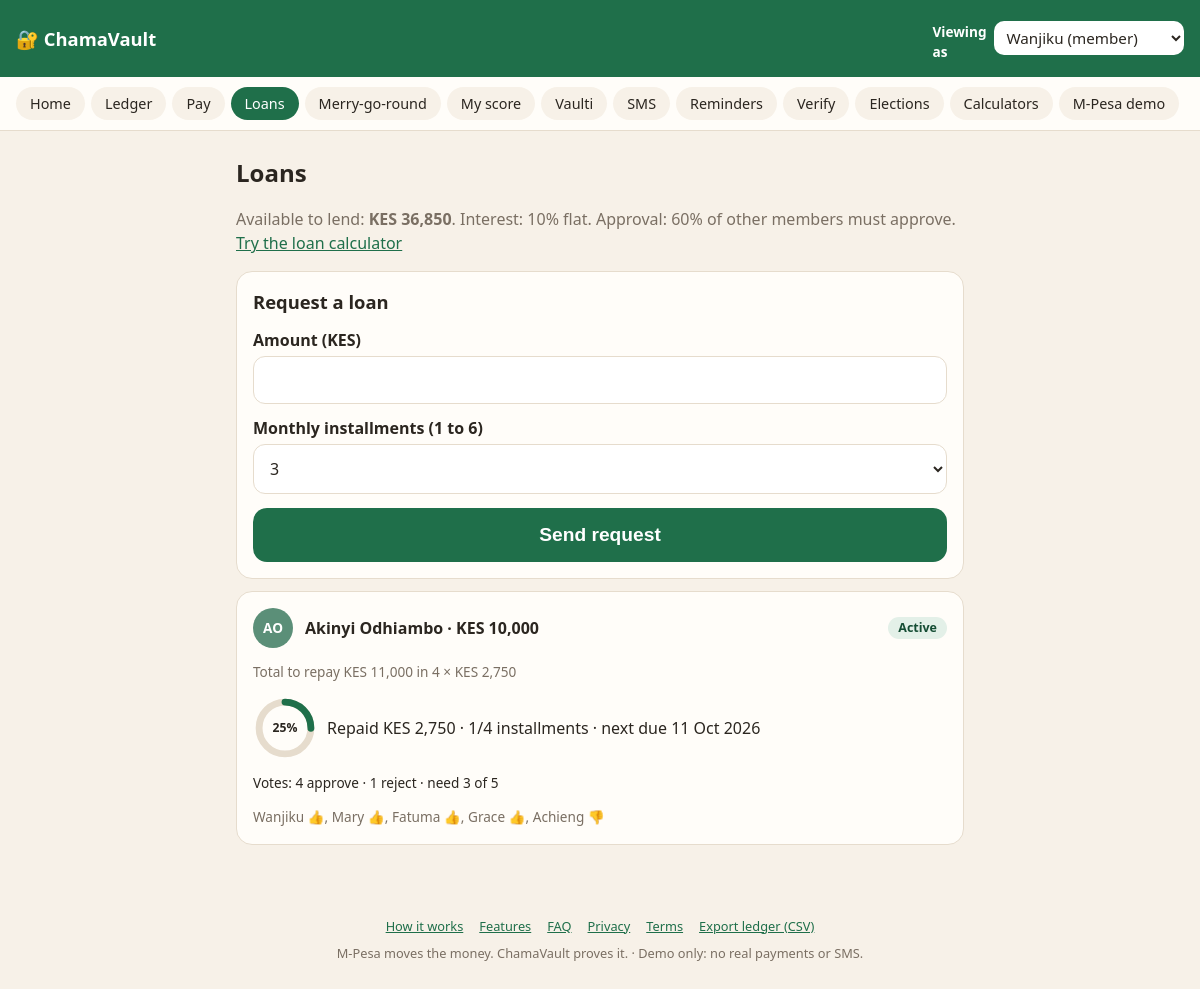
Page /loans on the committed database.
### app/models.py (models this page shows)
class Chama(db.Model):
    id = db.Column(db.Integer, primary_key=True)
    name = db.Column(db.String(80), nullable=False)
    monthly_amount = db.Column(db.Integer, nullable=False)       # KES
    goal_amount = db.Column(db.Integer, nullable=False)          # KES
    due_day = db.Column(db.Integer, nullable=False)              # day of month, 1-28
    penalty_per_day = db.Column(db.Integer, nullable=False)      # KES per day late
    loan_approval_pct = db.Column(db.Integer, nullable=False)    # % of voters who must approve
    loan_interest_pct = db.Column(db.Integer, nullable=False)    # flat: total % of principal; reducing: % per month
    loan_interest_type = db.Column(db.String(10), nullable=False, default="flat")      # flat|reducing
    loan_approval_mode = db.Column(db.String(10), nullable=False, default="vote")      # vote|officer
    require_guarantor = db.Column(db.Boolean, nullable=False, default=False)
    rotation_amount = db.Column(db.Integer, nullable=False, default=0)   # merry-go-round: KES per member per month (0 = off)
    rotation_start = db.Column(db.String(7))                             # "YYYY-MM" of the first cycle
    members = db.relationship("Member", backref="chama", order_by="Member.id")

class Member(db.Model):
    id = db.Column(db.Integer, primary_key=True)
    chama_id = db.Column(db.ForeignKey("chama.id"), nullable=False)
    name = db.Column(db.String(80), nullable=False)
    phone = db.Column(db.String(15), unique=True, nullable=False)  # 2547XXXXXXXX
    role = db.Column(db.String(12), nullable=False, default="member")
    pin_hash = db.Column(db.String(255), nullable=False)
    credit_score = db.Column(db.Integer, nullable=False, default=500)
    streak = db.Column(db.Integer, nullable=False, default=0)      # on-time contribution streak
    @property
    def first_name(self):
        return self.name.split()[0]

class Loan(db.Model):
    id = db.Column(db.Integer, primary_key=True)
    chama_id = db.Column(db.ForeignKey("chama.id"), nullable=False)
    member_id = db.Column(db.ForeignKey("member.id"), nullable=False)
    principal = db.Column(db.Integer, nullable=False)
    total_due = db.Column(db.Integer, nullable=False)          # principal + flat interest
    installments = db.Column(db.Integer, nullable=False)
    installment_amount = db.Column(db.Integer, nullable=False)
    guarantor_id = db.Column(db.ForeignKey("member.id"))
    guarantor_ok = db.Column(db.Boolean, nullable=False, default=True)   # guarantor has accepted (or none needed)
    installments_paid = db.Column(db.Integer, nullable=False, default=0)
    repaid = db.Column(db.Integer, nullable=False, default=0)
    status = db.Column(db.String(10), nullable=False, default="pending")  # pending|rejected|approved|active|repaid|defaulted
    requested_at = db.Column(db.DateTime, nullable=False, default=now_utc)
    paid_out_at = db.Column(db.DateTime)
    member = db.relationship("Member", foreign_keys=[member_id])
    guarantor = db.relationship("Member", foreign_keys=[guarantor_id])
    votes = db.relationship("LoanVote", backref="loan")

class LoanVote(db.Model):
    __table_args__ = (db.UniqueConstraint("loan_id", "member_id"),)
    id = db.Column(db.Integer, primary_key=True)
    loan_id = db.Column(db.ForeignKey("loan.id"), nullable=False)
    member_id = db.Column(db.ForeignKey("member.id"), nullable=False)
    approve = db.Column(db.Boolean, nullable=False)
    created_at = db.Column(db.DateTime, nullable=False, default=now_utc)
    member = db.relationship("Member")

### app/routes/loans_routes.py (the view)
@bp.route("/loans")
def loans():
    chama = g.viewer.chama
    rows = Loan.query.filter_by(chama_id=chama.id).order_by(Loan.id.desc()).all()
    cards = [{"loan": l, "votes": vote_summary(l),
              "voted": any(v.member_id == g.viewer.id for v in l.votes),
              "due": next_due(l) if l.status == "active" else None} for l in rows]
    return render_template("loans.html", cards=cards, pool=available_pool(chama.id),
                           others=[m for m in chama.members if m.id != g.viewer.id])

### app/auth.py (called while the page is built)
def load_viewer():
    member = db.session.get(Member, session.get("viewer_id") or 0)
    if member is None:
        member = Member.query.filter_by(role="member").order_by(Member.id).first() or Member.query.first()
    g.viewer = member

### app/charts.py (called while the page is built)
def ring(pct, size=84) -> Markup:
    pct = max(0, min(100, pct))
    c = 2 * math.pi * 34
    return Markup(
        f'<svg viewBox="0 0 84 84" width="{size}" height="{size}" role="img" aria-label="{pct}% repaid">'
        f'<circle cx="42" cy="42" r="34" fill="none" stroke-width="9" style="stroke:var(--line)"/>'
        f'<circle cx="42" cy="42" r="34" fill="none" stroke-width="9" stroke-linecap="round" style="stroke:var(--green)" '
        f'stroke-dasharray="{pct / 100 * c:.1f} {c:.1f}" transform="rotate(-90 42 42)"/>'
        f'<text x="42" y="47" text-anchor="middle" style="fill:var(--ink);font-size:16px;font-weight:800">{pct}%</text></svg>')

def initials(name: str) -> str:
    return "".join(w[0] for w in name.split()[:2]).upper()

def avatar_color(member_id: int) -> str:
    return ["#1f6f4a", "#c4573a", "#b7791f", "#3f7f9a", "#7a5c8f", "#5b8f78"][member_id % 6]

### app/ledger.py (called while the page is built)
def last_entry(chama_id):
    return (LedgerEntry.query.filter_by(chama_id=chama_id)
            .order_by(LedgerEntry.id.desc()).first())

def pool_balance(chama_id) -> int:
    last = last_entry(chama_id)
    return last.running_balance if last else 0

### app/loans.py (called while the page is built)
def available_pool(chama_id):
    return pool_balance(chama_id) - rotation.held(chama_id)

def vote_summary(loan) -> dict:
    chama = loan.member.chama
    eligible = len(chama.members) - 1                      # the borrower cannot vote
    needed = math.ceil(chama.loan_approval_pct * eligible / 100)
    yes = sum(1 for v in loan.votes if v.approve)
    no = len(loan.votes) - yes
    return {"eligible": eligible, "needed": needed, "yes": yes, "no": no}

def next_due(loan):
    return local_date(loan.paid_out_at) + timedelta(days=30 * (loan.installments_paid + 1))

### app/rotation.py (called while the page is built)
def held(chama_id) -> int:
    rows = db.session.query(db.func.coalesce(db.func.sum(LedgerEntry.amount), 0)).filter(
        LedgerEntry.chama_id == chama_id, LedgerEntry.type.in_(("rotation", "rotation_payout"))).scalar()
    return int(rows)

### app/timeutil.py (called while the page is built)
def to_nairobi(dt: datetime) -> datetime:
    return dt.replace(tzinfo=timezone.utc).astimezone(NAIROBI)

def local_date(dt: datetime) -> date:
    return to_nairobi(dt).date()

def kes(n: int) -> str:
    return f"KES {n:,}"

### app/templates/loans.html (shortened to what this page needs)
{% extends "base.html" %}
{% block content %}
<h1>Loans</h1>
<p class="muted">Available to lend: <strong>{{ pool|kes }}</strong>.
  Interest: {{ chama.loan_interest_pct }}% {{ 'flat' if chama.loan_interest_type == 'flat' else 'per month on the reducing balance' }}.
  Approval: {{ 'treasurer decides' if chama.loan_approval_mode == 'officer' else chama.loan_approval_pct ~ '% of other members must approve' }}.
  <a href="{{ url_for('info.tools') }}">Try the loan calculator</a></p>
<form method="post" action="{{ url_for('loans.request_') }}" class="card" autocomplete="off">
  <h2>Request a loan</h2>
  <label for="amount">Amount (KES)</label><input id="amount" name="amount" inputmode="numeric" required>
  <label for="installments">Monthly installments (1 to 6)</label>
  <select id="installments" name="installments">{% for n in range(1, 7) %}<option value="{{ n }}" {{ 'selected' if n == 3 }}>{{ n }}</option>{% endfor %}</select>
  <button class="btn block" style="margin-top:14px">Send request</button>
</form>
{% for c in cards %}{% set l = c.loan %}
<article class="card">
  <div class="row" style="justify-content: space-between">
    <div class="who"><span class="avatar" style="background: {{ avatar_color(l.member_id) }}">{{ initials(l.member.name) }}</span><strong>{{ l.member.name }} · {{ l.principal|kes }}</strong></div>
    <span class="badge {{ {'active':'good','repaid':'good','approved':'good','pending':'pending','rejected':'bad','defaulted':'bad'}[l.status] }}">{{ l.status|capitalize }}</span>
  </div>
  <p class="small muted">Total to repay {{ l.total_due|kes }} in {{ l.installments }} × {{ l.installment_amount|kes }}
    {% if l.guarantor %}· guarantor {{ l.guarantor.first_name }} {{ '✓' if l.guarantor_ok else '(waiting)' }}{% endif %}</p>
  {% if l.status == 'active' %}
    <div class="row">{{ charts.ring((l.repaid * 100 / l.total_due)|round|int, 64) }}
      <p>Repaid {{ l.repaid|kes }} · {{ l.installments_paid }}/{{ l.installments }} installments · next due {{ c.due.strftime('%d %b %Y') }}</p></div>
  {% endif %}
  {% if chama.loan_approval_mode == 'vote' %}
  <p class="small">Votes: {{ c.votes.yes }} approve · {{ c.votes.no }} reject · need {{ c.votes.needed }} of {{ c.votes.eligible }}</p>
  {% if l.votes %}<div class="small muted">{% for v in l.votes %}{{ v.member.first_name }} {{ '👍' if v.approve else '👎' }}{{ ', ' if not loop.last }}{% endfor %}</div>{% endif %}
  {% endif %}
</article>
{% endfor %}
{% endblock %}

### app/static/css/style.css (style rules this page uses)
:root { --green: #1f6f4a; --green-dark: #154d34; --green-soft: #e3f0e8; --terra: #c4573a; --terra-soft: #f8e4dc; --amber: #b7791f; --amber-soft: #fbf0d8; --bg: #f7f1e8; --card: #fffdf9; --ink: #2b2620; --muted: #7a6f63; --line: #e6dccd; --radius: 16px; }
* { box-sizing: border-box; }
body { margin: 0; background: var(--bg); color: var(--ink); font: 16px/1.5 system-ui, -apple-system, "Segoe UI", Roboto, sans-serif; }
a { color: var(--green); }
h1 { font-size: 1.5rem; margin: 8px 0 12px; }
h2 { font-size: 1.15rem; margin: 0 0 8px; }
.muted { color: var(--muted); }
.small { font-size: .85rem; }
.card { background: var(--card); border: 1px solid var(--line); border-radius: var(--radius); padding: 16px; margin: 12px 0; }
.btn { display: inline-block; border: 0; border-radius: 14px; padding: 12px 20px; font-size: 1rem; font-weight: 700; background: var(--green); color: #fff; text-decoration: none; cursor: pointer; text-align: center; }
.btn.block { display: block; width: 100%; font-size: 1.2rem; padding: 16px; }
.badge { display: inline-block; padding: 2px 10px; border-radius: 999px; font-size: .78rem; font-weight: 700; background: var(--bg); }
.badge.good { background: var(--green-soft); color: var(--green-dark); }
.row { display: flex; gap: 10px; flex-wrap: wrap; align-items: center; }
label { display: block; font-weight: 600; margin: 12px 0 4px; }
input, select, textarea { width: 100%; padding: 12px; font-size: 1rem; border: 1.5px solid var(--line); border-radius: 12px; background: #fff; color: var(--ink); font-family: inherit; }
.avatar { width: 40px; height: 40px; border-radius: 50%; color: #fff; display: inline-flex; align-items: center; justify-content: center; font-weight: 700; font-size: .85rem; flex: none; }
.who { display: flex; align-items: center; gap: 12px; min-width: 0; }

### rows in the picture
Chama: loan_interest_pct "10", loan_interest_type "flat", loan_approval_mode+loan_approval_pct "60% of other members must approve"
Member: name "AO", member.name "Akinyi Odhiambo"
Loan: principal|kes "KES 10,000", status "Active", total_due|kes "KES 11,000", installments "4", installment_amount|kes "KES 2,750", charts.ring((l.repaid*100/l.total_due)|round|int,64) "25%", repaid|kes "KES 2,750", installments_paid "1", installments "4"
LoanVote: member.first_name "Wanjiku", approve "👍", last ","
LoanVote: member.first_name "Mary", approve "👍", last ","
LoanVote: member.first_name "Fatuma", approve "👍", last ","
LoanVote: member.first_name "Grace", approve "👍", last ","
LoanVote: member.first_name "Achieng", approve "👎"

### other values in the picture
{{ label }} "Home" "Ledger" "Pay" "Loans" "Merry-go-round" "My score" "Vaulti" "SMS" "Reminders" "Verify" "Elections" "Calculators" "M-Pesa demo"
{{ pool|kes }} "KES 36,850"
{{ c.due.strftime('%d %b %Y') }} "11 Oct 2026"
{{ c.votes.yes }} "4"
{{ c.votes.no }} "1"
{{ c.votes.needed }} "3"
{{ c.votes.eligible }} "5"
form field member_id "Wanjiku (member)"
form field installments "3"
